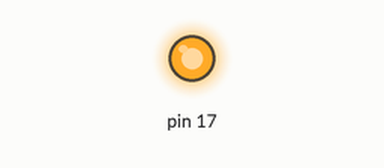
Recording of a sketch running on a simulated Arduino Uno, built with avr-gcc and run on an emulated ATmega328P. Parts: output pins drawn as LEDs (lit = HIGH).

Above: at 11.5 s.
At 49.5 s:
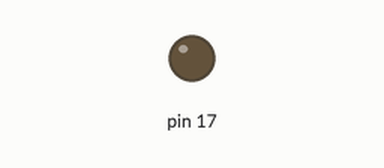
Timing chart, 0 to 68.2 s (numbered marks = the images above):
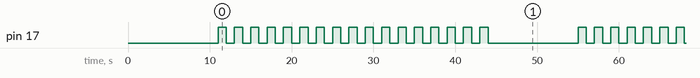

The sketch:

bling_LED.ino
```cpp
void setup() {
  // put your setup code here, to run once:
  pinMode(17, OUTPUT);
  delay(11000);

}

void loop(){
  // put your main code here, to run repeatedly:
  int count = 0;
  while(count<17){
    digitalWrite(17, HIGH);
    delay(1000);
    digitalWrite(17, LOW);
    delay(1000);
    count++;}
  delay(10000);
}
```

Measured:
- by itself, pin 17: moves between LOW and HIGH, repeating every 44.0 s
- by itself, everything shown: repeats every 44.0 s, in 34 steps
